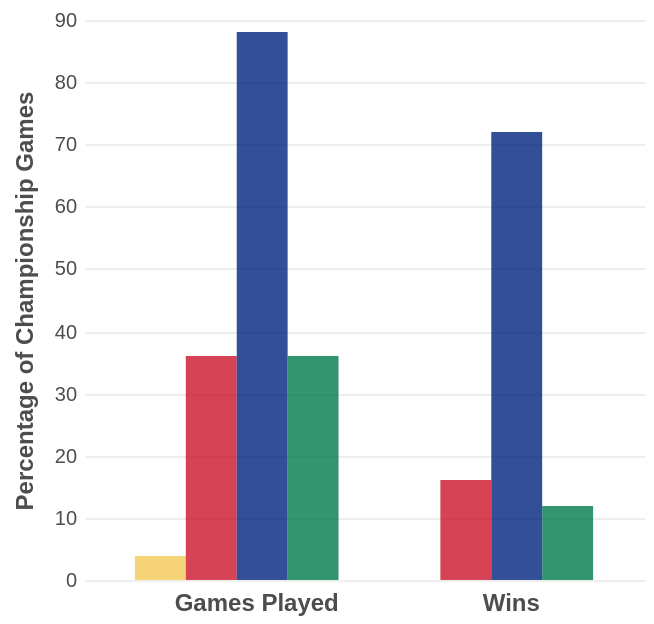

Source (Vega-Lite JSON):
### Vega specification from a JSON file in a GitHub repository (floating-point values rounded to 4 significant figures)
{"$schema": "https://vega.github.io/schema/vega/v5.json", "description": "A basic grouped bar chart example.", "width": 280, "height": 280, "padding": 5, "data": [{"name": "table", "values": [{"category": "Games Played", "position": 0, "value": 4, "Country": "Argentina", "Proportion": "4%"}, {"category": "Games Played", "position": 1, "value": 36, "Country": "Australia", "Proportion": "36%"}, {"category": "Games Played", "position": 2, "value": 88, "Country": "New Zealand", "Proportion": "88%"}, {"category": "Games Played", "position": 3, "value": 36, "Country": "South Africa", "Proportion": "36%"}, {"category": "Wins", "position": 0, "value": 0, "Country": "Argentina", "Proportion": "0%"}, {"category": "Wins", "position": 1, "value": 16, "Country": "Australia", "Proportion": "16%"}, {"category": "Wins", "position": 2, "value": 72, "Country": "New Zealand", "Proportion": "72%"}, {"category": "Wins", "position": 3, "value": 12, "Country": "South Africa", "Proportion": "12%"}]}], "scales": [{"name": "xscale", "type": "band", "domain": {"data": "table", "field": "category"}, "range": "width", "padding": 0.2}, {"name": "yscale", "type": "linear", "domain": {"data": "table", "field": "value"}, "range": "height", "round": true, "zero": true, "nice": true}, {"name": "color", "type": "ordinal", "domain": {"data": "table", "field": "position"}, "range": ["#F5C856", "#CC142B", "#00247D", "#007A4D"]}], "axes": [{"orient": "left", "scale": "yscale", "title": "Percentage of Championship Games", "titleColor": "#4d4d4d", "titleFontSize": 12, "titlePadding": 8, "tickSize": 0, "labelPadding": 4, "labelColor": "#4d4d4d", "grid": true, "gridOpacity": 0.5, "domain": false}, {"orient": "bottom", "scale": "xscale", "labelFontWeight": "bold", "labelColor": "#4d4d4d", "labelFontSize": 12, "labelOffset": 10, "labelPadding": 6, "tickSize": 0, "labelAlign": "center", "domain": false}], "marks": [{"type": "group", "from": {"facet": {"data": "table", "name": "facet", "groupby": "category"}}, "encode": {"enter": {"x": {"scale": "xscale", "field": "category"}}}, "signals": [{"name": "width", "update": "bandwidth('xscale')"}], "scales": [{"name": "pos", "type": "band", "range": "width", "domain": {"data": "facet", "field": "position"}}], "marks": [{"name": "bars", "from": {"data": "facet"}, "type": "rect", "encode": {"enter": {"y": {"scale": "yscale", "field": "value"}, "y2": {"scale": "yscale", "value": 0}, "x": {"scale": "pos", "field": "position"}, "width": {"scale": "pos", "band": 1}, "fill": {"scale": "color", "field": "position"}, "opacity": {"value": 0.8}, "tooltip": [{"field": "Proportion", "type": "nominal"}]}}}]}]}
